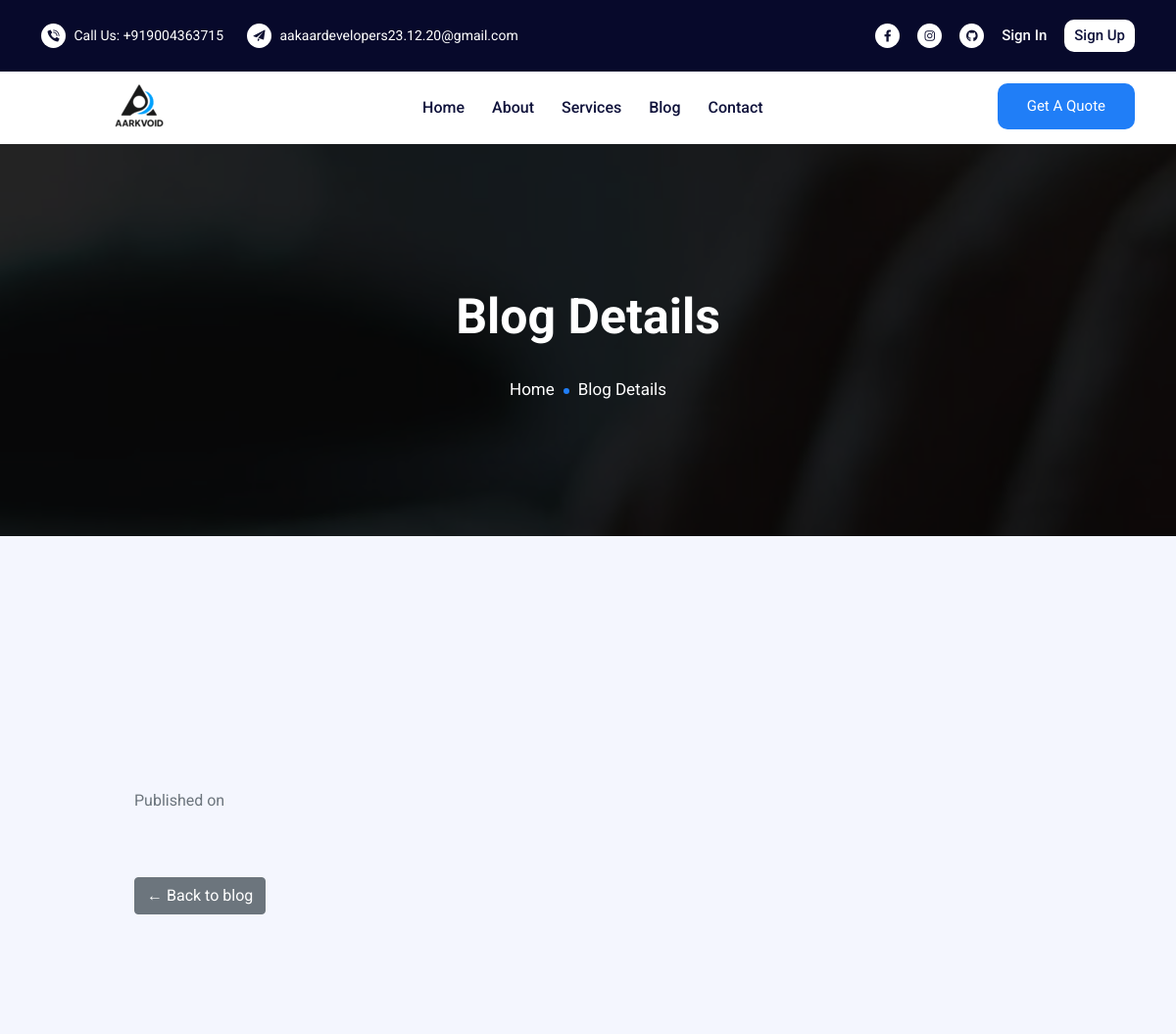
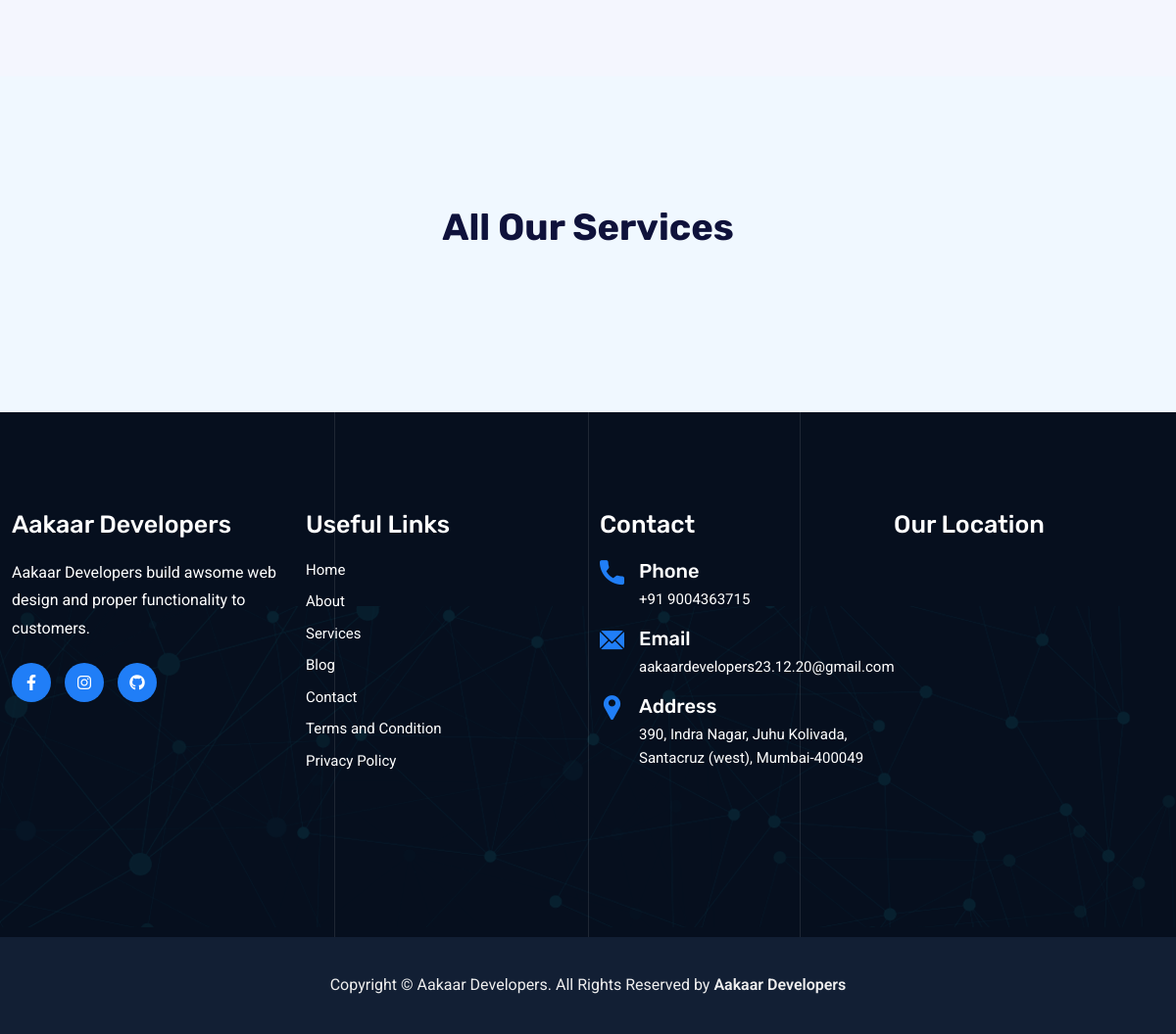
The app's page /blog/blogDetails/2/, older data (2 pictures, top to bottom).
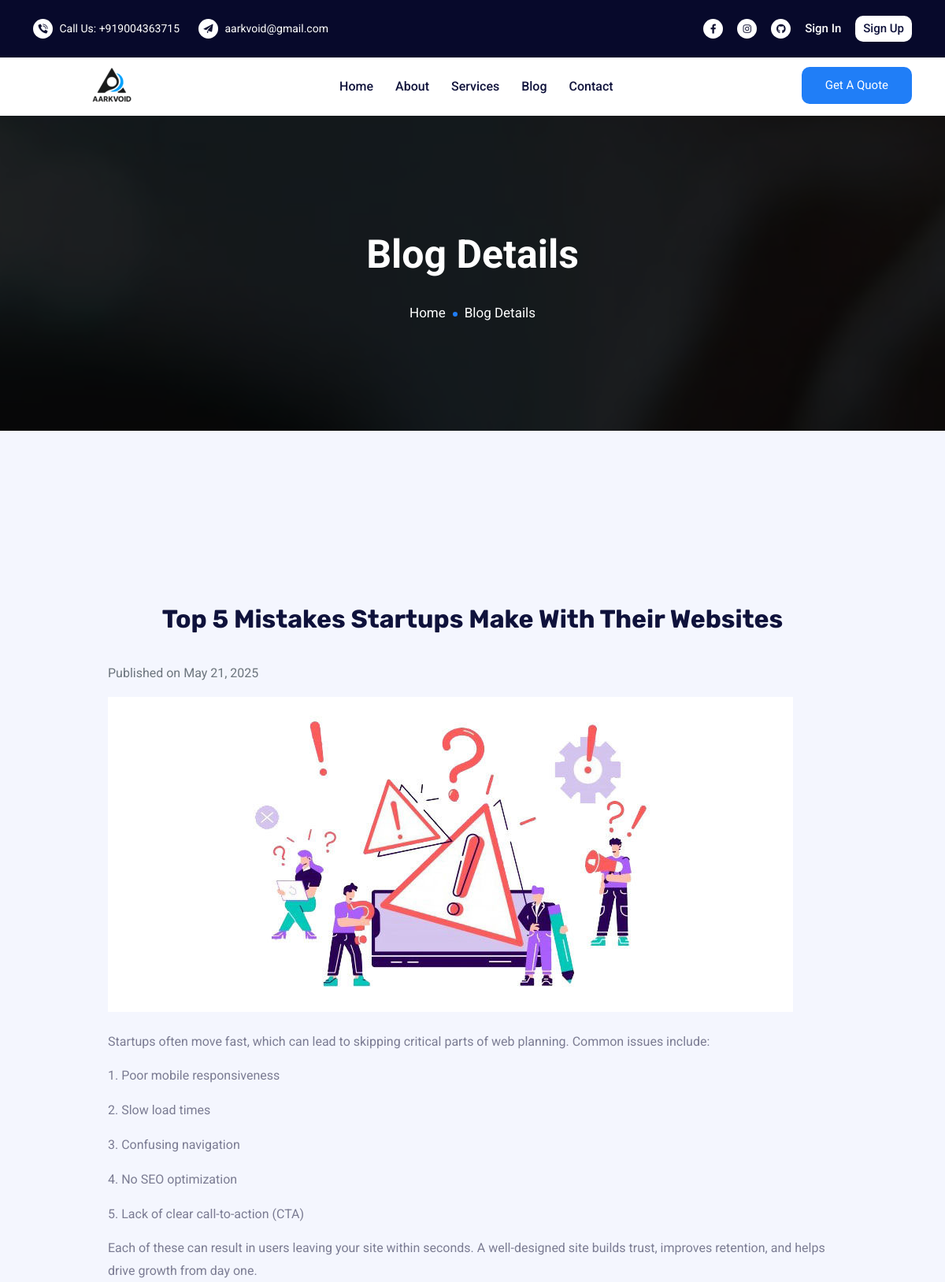
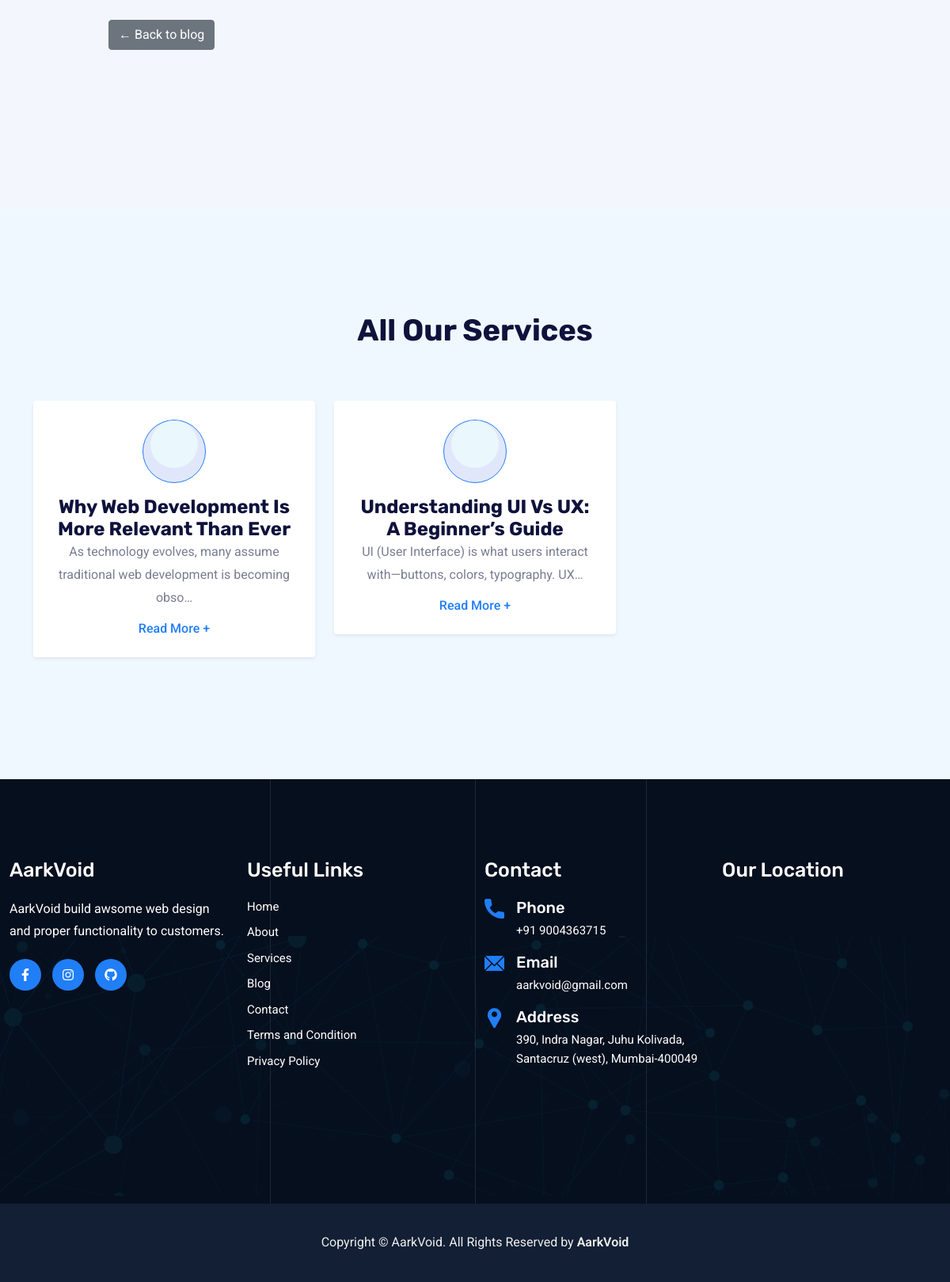
The same page, newer data (2 pictures, top to bottom).
### main/models.py (models this page shows, shortened)
class CompanyDetail(models.Model):
    companyName = models.CharField(max_length=50)
    companyEmail = models.EmailField(max_length=254)
    companyMobile = models.IntegerField()
    companyAddress = models.TextField()
    companyDescription = models.TextField()
    companyLocationUrl = models.TextField()
    created = models.DateTimeField(auto_now_add=True)
    updated = models.DateTimeField(auto_now=True)

class SocialMedia(models.Model):
    social_media_name = models.CharField(max_length=50)
    link = models.URLField(max_length=200)
    enable = models.BooleanField(default=False)
    icon_label = models.CharField(max_length=50)
    created = models.DateTimeField(auto_now_add=True)
    updated = models.DateTimeField(auto_now=True)

### aakaar_admin/models.py (models this page shows, shortened)
class Blog(models.Model):
    title = models.CharField(max_length=255)
    slug = models.SlugField(unique=True)
    image = models.ImageField(upload_to='blog/')
    content = models.TextField()
    date = models.DateField(auto_now_add=True)

### blog/views.py (the view)
# urls.py: path('blogDetails/<int:blog_id>/',views.Blog_details,name="Blog_details")
def Blog_details(request,blog_id):
    try:
        Blog_details = Blog.objects.get(id=blog_id)
        ids = [blog_id-1,blog_id+1]
        blogs = Blog.objects.filter(id__in=ids)
    except Exception as e:
        Blog_details = None
        blogs = None
    context = {"BlogDetails":Blog_details,"blogs":blogs}
    return render(request,'blog/blog_details.html',context)

### main/context_processors.py (called while the page is built)
def get_company_details(request):
    try:
        company = CompanyDetail.objects.all().last()
        social = SocialMedia.objects.filter(enable=True)
    except Exception as e:
        print('Exception in context_processor of main: ', e)
    return {
        'company': company,
        'social': social
    }

def display_navbar(request):
    try:
        file_obj = open('nav_json.json')
        json_obj = json.load(file_obj)
        navbars = json_obj['navbars']
        footar_navbars = navbars[:]
        for nav in json_obj['footar-navbars']:
            footar_navbars.append(nav)
    except Exception as e:
        print('Exception in display_navbar page context : ', e)
    return {
        'navbars': navbars,
        'footar_navbars': footar_navbars
    }

### templates/blog/blog_details.html (shortened to what this page needs)
{% extends 'base.html' %}
{% block content %}
        <div class="page-title-area item-bg-5">
            <div class="d-table">
                <div class="d-table-cell">
                    <div class="container">
                        <div class="page-title-content">
                            <h2>Blog Details</h2>
                            <ul>
                                <li><a href="{% url 'index_view' %}">Home</a></li>
                                <li>Blog Details</li>
                            </ul>
                        </div>
                    </div>
                </div>
            </div>
        </div>
            <section class="services-section bg-f4f6fe pt-100 pb-100">
                <div class="container pt-100 pb-100">
                    <div class="row justify-content-center">
                        <div class="col-md-10">
                            <h2 class="mb-3">{{ BlogDetails.title }}</h2>
                            <p class="text-muted">Published on {{ BlogDetails.date }}</p>
                            <img src="{{ BlogDetails.image.url }}" alt="{{ BlogDetails.title }}" class="img-fluid mb-4">
                            <div>{{ BlogDetails.content|linebreaks }}</div>
                            <a href="{% url 'blog_view' %}" class="btn btn-secondary mt-4">← Back to blog</a>
                        </div>
                    </div>
                </div>
            </section>
<section class="pt-100 pb-100" style="background-color: #f0f8ff;">
    <div class="container">
        <div class="section-title">
            <h2>All Our Services</h2>
        </div>
        <div class="row">
            {% for blog in blogs %}
            <div class="col-lg-4 col-md-6 mb-4">
                <div class="services-item-two shadow-sm p-4 bg-white rounded text-center">
                    <div class="icon mb-3">
                        <i class="flaticon-settings"></i>
                    </div>
                    <a href="{% url 'Blog_details' blog.id %}">
                        <h4>{{ blog.title }}</h4>
                    </a>
                    <p>{{ blog.content|truncatechars:80 }}</p>
                    <a href="{% url 'Blog_details' blog.id %}" class="read-btn">Read More +</a>
                </div>
            </div>
            {% endfor %}
        </div>
    </div>
</section>
{% endblock content %}

### templates/base.html (shortened to what the changed rows need)
{% load static %}
<!DOCTYPE html>
<html lang="en">
    <head>
        <link rel="stylesheet" href="{% static 'assets/css/bootstrap.min.css' %}">
        <link rel="stylesheet" href="{% static 'assets/css/animate.min.css' %}">
        <link rel="stylesheet" href="{% static 'assets/css/meanmenu.css' %}">
        <link rel="stylesheet" href="{% static 'assets/css/all.min.css' %}">
        <link rel="stylesheet" href="{% static 'assets/css/fontawesome.min.css' %}">
        <link rel="stylesheet" href="{% static 'assets/css/flaticon.css' %}">
        <link rel="stylesheet" href="{% static 'assets/css/nice-select.min.css' %}">
        <link rel="stylesheet" href="{% static 'assets/css/odometer.min.css' %}">
        <link rel="stylesheet" href="{% static 'assets/css/magnific-popup.min.css' %}">
        <link rel="stylesheet" href="{% static 'assets/css/owl.carousel.min.css' %}">
        <link rel="stylesheet" href="{% static 'assets/css/owl.theme.default.min.css' %}">
        <link rel="stylesheet" href="{% static 'assets/css/style.css' %}">
        <link rel="stylesheet" href="{% static 'assets/css/dark.css' %}">
        <link rel="stylesheet" href="{% static 'assets/css/responsive.css' %}">
    </head>
    <body>
        {% if not request.resolver_match.view_name == 'index_view' %}
            {% include 'components/navbar_site.html' %}
        {% else %}
            {% include 'components/navbar_index.html' %}
        {% endif %}
        {% block content %} {% endblock content %}
        <section class="footer-area pt-100 pb-70">
            <div class="container-fluid">
                <div class="row">
                    <div class="col-lg-3 col-sm-6">
                        <div class="single-footer-widget">
                            <h3>{{ company.companyName }}</h3>
                            <p>{{ company.companyDescription }}</p>
                            <ul class="footer-social">
                                {% if social %}
                                    {% for link in social %}
                                        {% if link.enable %}
                                            <li>
                                                <a href="{{ link.link }}" target="_blank">
                                                    <i class="{{ link.icon_label }}"></i>
                                                </a>
                                            </li>
                                        {% endif %}
                                    {% endfor %}
                                {% endif %}
                            </ul>
                        </div>
                    </div>
                    <div class="col-lg-3 col-sm-6">
                        <div class="single-footer-widget pl-5">
                            <ul class="footer-quick-links">
                                {% for nav in footar_navbars %}
                                    <li>
                                        <a href="{% url nav.url %}">{{ nav.navbar_name }}</a>
                                    </li>
                                {% endfor %}
                            </ul>
                        </div>
                    </div>
                    <div class="col-lg-3 col-sm-6">
                        <div class="single-footer-widget">
                            <div class="footer-info-contact">
                                <span><a href="tel:91{{ company.companyMobile }}">+91 {{ company.companyMobile }}</a></span>
                            </div>
                            <div class="footer-info-contact">
                                <span><a
                                        href="mailto:{{ company.companyEmail }}"><span>{{ company.companyEmail }}</span></a></span>
                            </div>
                            <div class="footer-info-contact">
                                <i class="flaticon-pin"></i>
                                <h3>Address</h3>
                                <span>{{ company.companyAddress }}</span>
                            </div>
                        </div>
                    </div>
                </div>
            </div>
        </section>
        <div class="copyright-area">
            <div class="container">
                <p>
                    Copyright © {{ company.companyName }}. All Rights Reserved by
                    <a href="#" target="_blank">
                        {{ company.companyName }}
                    </a>
                </p>
            </div>
        </div>
    </body>
</html>

### templates/components/navbar_site.html (shortened to what this page needs)
{% load static %}
<header class="header-area">
    <div class="top-header">
        <div class="container">
            <div class="row align-items-center">
                <div class="col-lg-6">
                    <ul class="top-list">
                        <li>
                            <i class='flaticon-phone-call'></i>
                            <a href="tel:919160043715">Call Us: +91{{ company.companyMobile }} </a>
                        </li>
                        <li>
                            <i class='flaticon-paper-plane'></i>
                            <a href="mailto:{{ company.companyEmail }}"><span>{{ company.companyEmail }}</span></a>
                        </li>
                    </ul>
                </div>
                <div class="col-lg-6">
                    <ul class="top-social">
                        {% if social %}
                            {% for link in social %}
                                {% if link.enable %}
                                    <li>
                                        <a href="{{ link.link }}" target="_blank">
                                            <i class="{{ link.icon_label }}"></i>
                                        </a>
                                    </li>
                                {% endif %}
                            {% endfor %}
                        {% endif %}
                        {% if not request.user.is_authenticated %}
                            <li>
                                <a href="{% url 'login_view' %}" class="log-in">
                                    Sign In
                                </a>
                            </li>
                            <li>
                                <a href="{% url 'register_view' %}" class="sign-in">
                                    Sign Up
                                </a>
                            </li>
                        {% endif %}
                    </ul>
                </div>
            </div>
        </div>
    </div>
    <div class="navbar-area navbar-two">
        <div class="main-navbar">
            <div class="container">
                <nav class="navbar navbar-expand-md navbar-light">
                    <a href="{% url 'index_view' %}">
                        <img src="{% static 'assets/img/logo1.png' %}" class="black-logo" alt="image">
                    </a>
                    <div class="collapse navbar-collapse mean-menu" id="navbarSupportedContent">
                        <ul class="navbar-nav">
                            {% for nav in navbars %}
                                <li class="nav-item {% if request.resolver_match.view_name == nav.url %} active {% endif %}">
                                    <a href="{% url nav.url %}" class="nav-link">
                                        {{ nav.navbar_name }}
                                    </a>
                                </li>
                            {% endfor %}
                        </ul>
                        <div class="others-options">
                            <a href="quote.html" class="default-btn-two">
                                Get a Quote
                            </a>
                        </div>
                    </div>
                </nav>
            </div>
        </div>
    </div>
</header>

Row changes from the older to the newer data that the page shows:
changed CompanyDetail "390, Indra Nagar, Juhu Kolivada, Santacruz (west), Mumbai-400049": companyEmail "aakaardevelopers23.12.20@gmail.com" → "aarkvoid@gmail.com"; companyName "Aakaar Developers" → "AarkVoid"; companyDescription "Aakaar Developers build awsome web design and proper functionality to customers." → "AarkVoid build awsome web design and proper functionality to customers."
added Blog: title "Top 5 Mistakes Startups Make With Their Websites", date "May 21, 2025", image (picture), content "Startups often move fast, which can lead to skipping critical parts of web planning. Common issues include: 1. Poor mobile responsiveness 2. Slow load times 3. Confusing navigation 4. No SEO optimization 5. Lack of clear call-to-action (CTA) Each of these can result in users leaving your site within seconds. A well-designed site builds trust, improves retention, and helps drive growth from day one."
added Blog: title "Why Web Development Is More Relevant Than Ever", content "As technology evolves, many assume traditional web development is becoming obso…"
added Blog: title "Understanding UI Vs UX: A Beginner’s Guide", content "UI (User Interface) is what users interact with—buttons, colors, typography. UX…"
